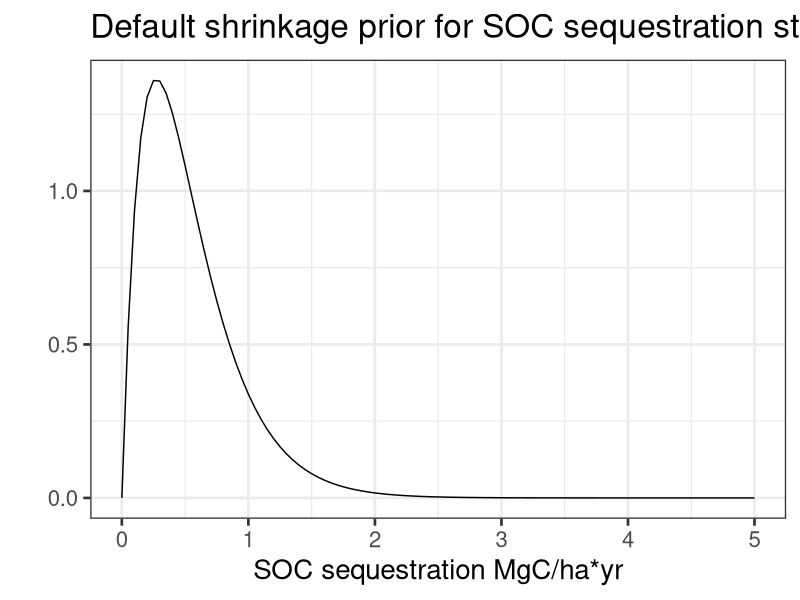

This chart was generated by the following R code:

library(ggplot2)

conant_soc <- c(0.11, 0.3, 0.35, 0.35, 1.01, 0.75, 2.35, 3.04, 0.54)
conant_n <- c(2,42,45,42,23,6,2,5,167)

mean(conant_soc)
sd(conant_soc)
# naive is around N(1,1)

# weighted mean
conant_soc2 <- conant_soc*(conant_n/sum(conant_n))
sum(conant_soc2) # weighted mean is 0.54 

# E[SOC^2]
conant_soc2sq <- (conant_soc^2)*(conant_n/sum(conant_n))

# Var(SOCw)
sum(conant_soc2sq) - (0.54^2)

# SD sqrt(sum(conant_soc2sq) - (0.54^2)) # 0.38 

# So, in short, with weighted approach we would have mean = 0.54, and SD  = 0.38 
# to accomodate the skew, I would fit a Gamma 




var(conant_soc)
mean(conant_soc^2) - mean(conant_soc)^2


conant_df <- data.frame(soc = conant_soc, socw = conant_soc2)
library(dplyr); library(ggplot2)

ggplot(data = data.frame(x=c(0,5)),aes(x=x)) +
  stat_function(fun = dgamma, args = list(shape = (0.54^2)/0.38^2, rate = 0.54/0.38^2)) +
  theme_bw(base_size=20) + 
  xlab("SOC sequestration MgC/ha*yr") +
  ylab("") +
  ggtitle("Default shrinkage prior for SOC sequestration studies")

